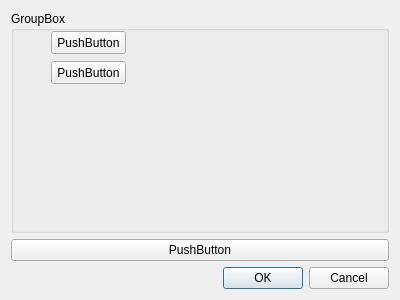
<?xml version="1.0" encoding="UTF-8"?>
<ui version="4.0">
 <class>Dialog</class>
 <widget class="QDialog" name="Dialog">
  <property name="geometry">
   <rect>
    <x>0</x>
    <y>0</y>
    <width>400</width>
    <height>300</height>
   </rect>
  </property>
  <property name="windowTitle">
   <string>Dialog</string>
  </property>
  <layout class="QGridLayout" name="gridLayout">
   <item row="2" column="0">
    <widget class="QDialogButtonBox" name="buttonBox">
     <property name="orientation">
      <enum>Qt::Horizontal</enum>
     </property>
     <property name="standardButtons">
      <set>QDialogButtonBox::Cancel|QDialogButtonBox::Ok</set>
     </property>
    </widget>
   </item>
   <item row="1" column="0">
    <widget class="QPushButton" name="pushButton">
     <property name="text">
      <string>PushButton</string>
     </property>
    </widget>
   </item>
   <item row="0" column="0">
    <widget class="QGroupBox" name="groupBox">
     <property name="title">
      <string>GroupBox</string>
     </property>
     <widget class="QPushButton" name="pushButton_3">
      <property name="geometry">
       <rect>
        <x>40</x>
        <y>20</y>
        <width>75</width>
        <height>23</height>
       </rect>
      </property>
      <property name="text">
       <string>PushButton</string>
      </property>
     </widget>
     <widget class="QPushButton" name="pushButton_2">
      <property name="geometry">
       <rect>
        <x>40</x>
        <y>50</y>
        <width>75</width>
        <height>23</height>
       </rect>
      </property>
      <property name="text">
       <string>PushButton</string>
      </property>
     </widget>
    </widget>
   </item>
  </layout>
 </widget>
 <resources/>
 <connections>
  <connection>
   <sender>buttonBox</sender>
   <signal>rejected()</signal>
   <receiver>Dialog</receiver>
   <slot>reject()</slot>
   <hints>
    <hint type="sourcelabel">
     <x>316</x>
     <y>260</y>
    </hint>
    <hint type="destinationlabel">
     <x>286</x>
     <y>274</y>
    </hint>
   </hints>
  </connection>
  <connection>
   <sender>buttonBox</sender>
   <signal>accepted()</signal>
   <receiver>Dialog</receiver>
   <slot>accept()</slot>
   <hints>
    <hint type="sourcelabel">
     <x>248</x>
     <y>254</y>
    </hint>
    <hint type="destinationlabel">
     <x>157</x>
     <y>274</y>
    </hint>
   </hints>
  </connection>
 </connections>
</ui>
